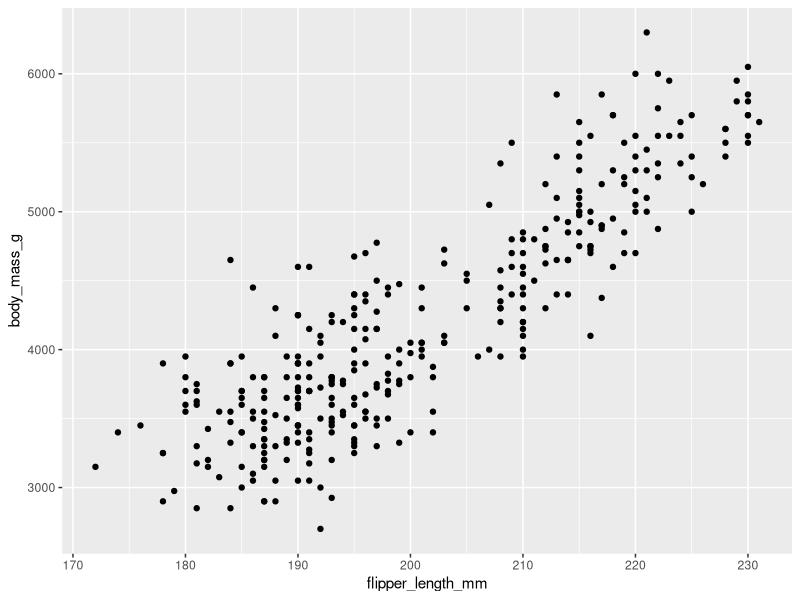
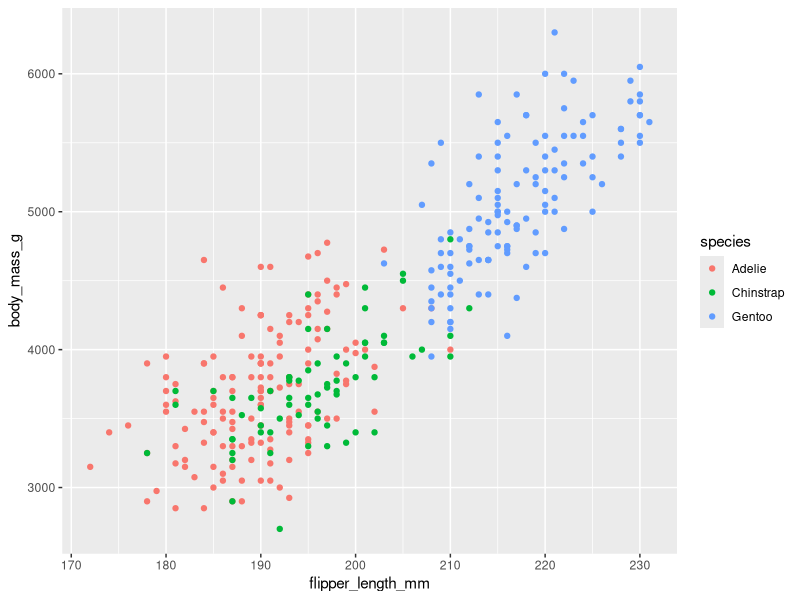
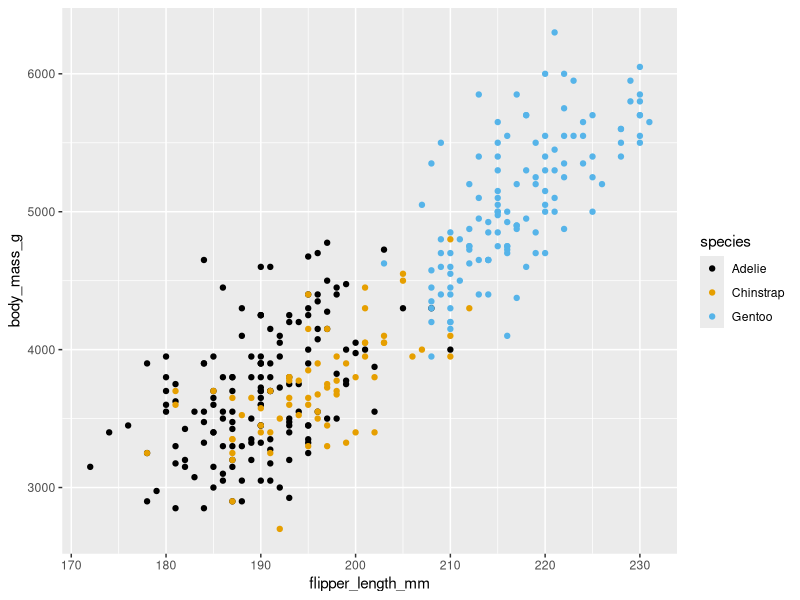
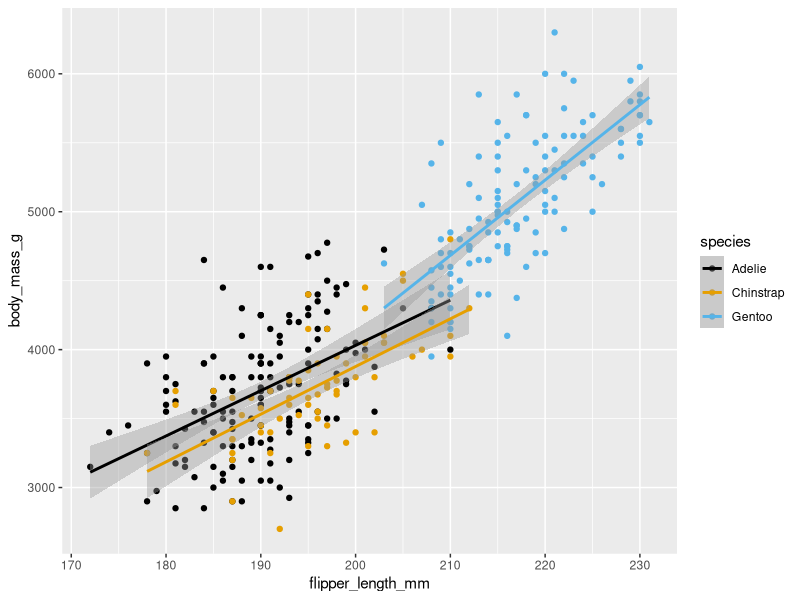
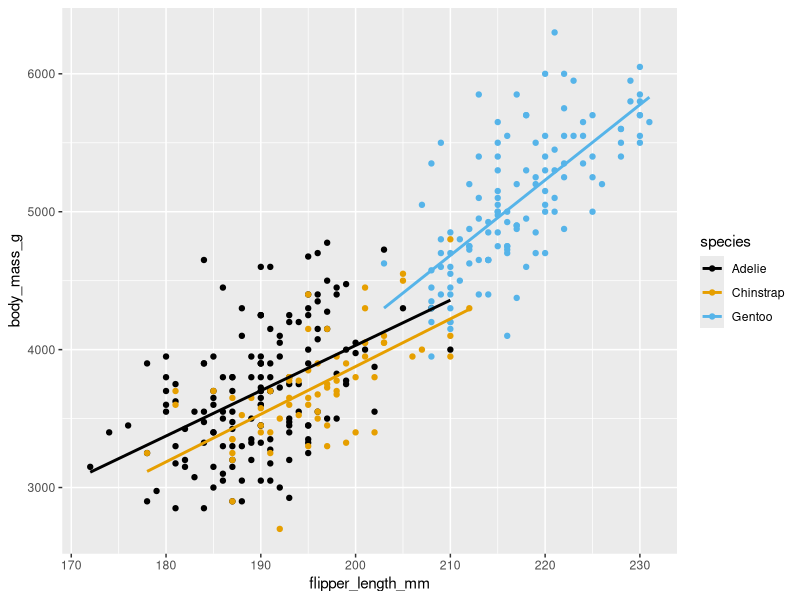
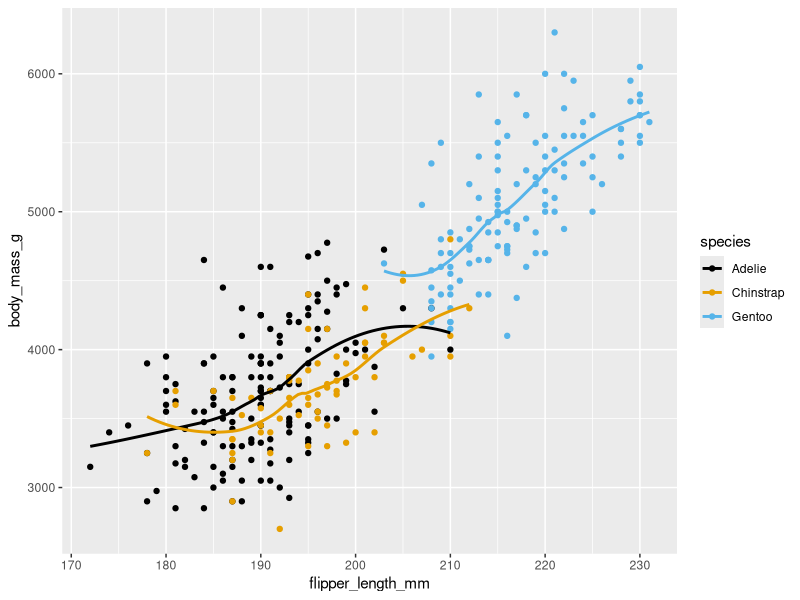
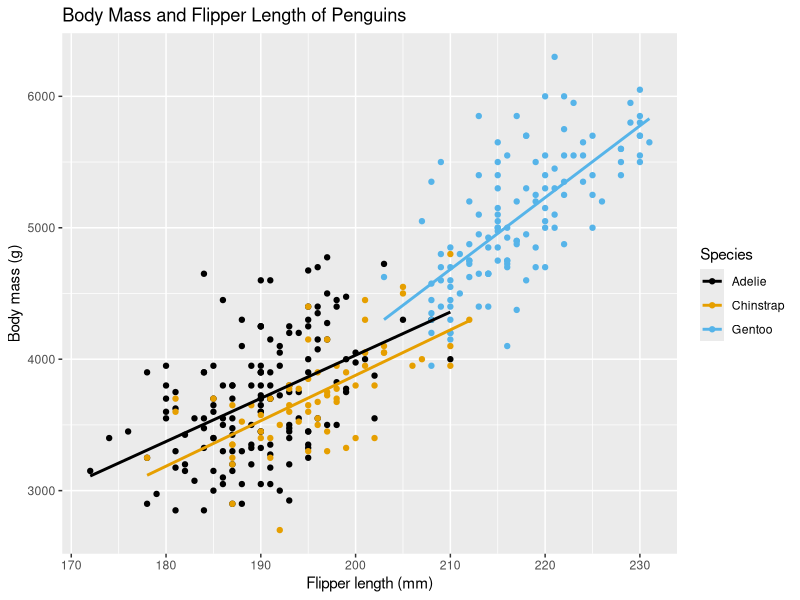
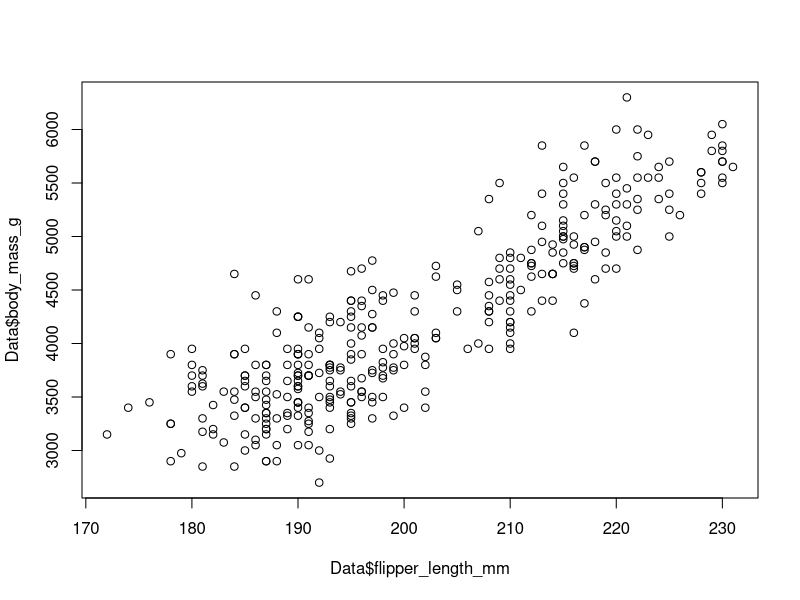

Here is the R script that generated these plots, in order:
## ---- chunk 1
library(tidyverse)
library(palmerpenguins)
library(ggthemes)
## ---- chunk 2
Data <- palmerpenguins::penguins
head(Data)
## ---- chunk 3
ggplot(Data, aes(x = flipper_length_mm, y = body_mass_g)) +
  geom_point()
## ---- chunk 4
ggplot(Data, aes(x = flipper_length_mm, y = body_mass_g, color = species)) +
  geom_point()
## ---- chunk 5
ggplot(Data, aes(x = flipper_length_mm, y = body_mass_g, color = species)) +
  geom_point() +
  scale_color_colorblind()
## ---- chunk 6
ggplot(Data, aes(x = flipper_length_mm, y = body_mass_g, color = species)) +
  geom_point() +
  scale_color_colorblind() + 
  geom_smooth(method = "lm")
## ---- chunk 7
ggplot(Data, aes(x = flipper_length_mm, y = body_mass_g, color = species)) +
  geom_point() +
  scale_color_colorblind() + 
  geom_smooth(method = "lm", se = FALSE)
## ---- chunk 8
ggplot(Data, aes(x = flipper_length_mm, y = body_mass_g, color = species)) +
  geom_point() +
  scale_color_colorblind() + 
  geom_smooth(method = "loess", se = FALSE)
## ---- chunk 9
ggplot(Data, aes(x = flipper_length_mm, y = body_mass_g, color = species)) +
  geom_point() +
  scale_color_colorblind() + 
  geom_smooth(method = "lm", se = FALSE) +
  labs(title = "Body Mass and Flipper Length of Penguins",
    x = "Flipper length (mm)", y = "Body mass (g)",
    color = "Species" )
## ---- chunk 10
plot(Data$flipper_length_mm, Data$body_mass_g)
## ---- chunk 11
ggplot(Data, aes(x = island, fill = species)) +
  geom_bar()
## ---- chunk 12
ggplot(Data, aes(x = island, fill = species)) +
  geom_bar(position = "fill")
## ---- chunk 13
table(Data$island, Data$species)
## ---- chunk 14
prop.table(table(Data$island, Data$species), margin = 1)
## ---- chunk 15
barplot(table(Data$species, Data$island))
## ---- chunk 16
ggplot(Data, aes(x = species, y = body_mass_g)) +
  geom_boxplot()
## ---- chunk 17
ggplot(penguins, aes(x = body_mass_g, color = species)) +
  geom_density()
## ---- chunk 18
boxplot(Data$body_mass_g ~ Data$species) ##y ~ x
## ---- chunk 19
ggplot(Data, aes(x = flipper_length_mm, y = body_mass_g, color = species)) +
  geom_point() +
  scale_color_colorblind() + 
  geom_smooth(method = "lm", se = FALSE) +
  labs(title = "Body Mass and Flipper Length of Penguins",
    x = "Flipper length (mm)", y = "Body mass (g)",
    color = "Species" ) + 
  facet_wrap(~island)
## ---- chunk 20
ggplot(Data, aes(x = species)) +
  geom_bar()
## ---- chunk 21
ggplot(Data, aes(x = species, y = after_stat(prop), group = 1)) + 
  geom_bar()
## ---- chunk 22
Data$species <- factor(Data$species, levels=c("Gentoo","Adelie","Chinstrap"))

ggplot(Data, aes(x = species, y = after_stat(prop), group = 1)) + 
  geom_bar()
## ---- chunk 23
table(Data$species)
prop.table(table(Data$species))
## ---- chunk 24
ggplot(Data, aes(y = body_mass_g)) +
  geom_boxplot()
## ---- chunk 25
ggplot(Data, aes(x = body_mass_g)) +
  geom_density()
## ---- chunk 26
boxplot(Data$body_mass_g) 
## ---- chunk 27
plot(density(Data$body_mass_g, na.rm=TRUE)) 
## ---- chunk 28
plot(rnorm(20))
## ---- chunk 29
y <- rnorm(20)
x <- 1:20
newDF <- data.frame(x,y)
ggplot(newDF, aes(x = x, y = y)) +
  geom_point()
